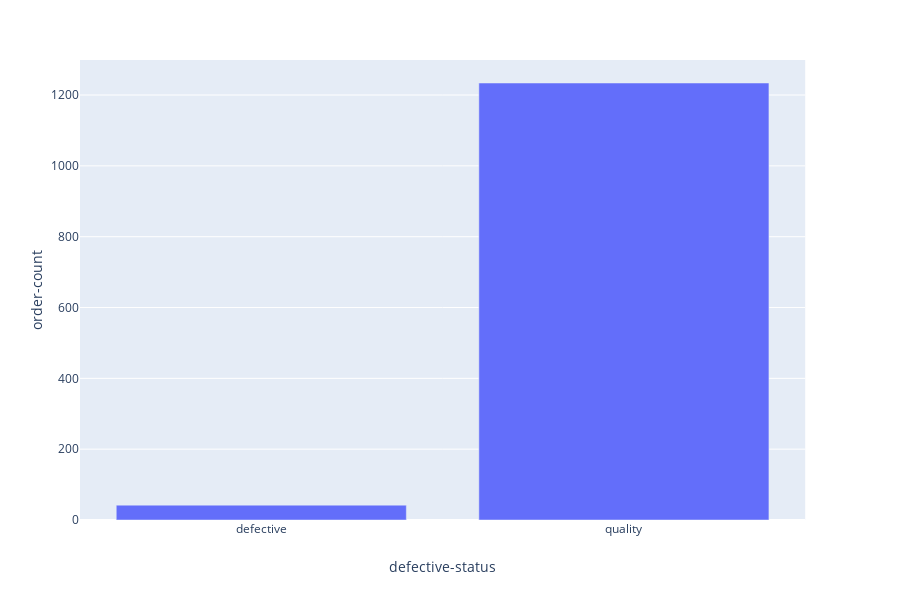

Notebook code for this chart:
### Markdown cell above
### Use plotly to visualize defective vs. quality

### Code cell
fig = px.bar(order_status_counts, x='defective-status', y='order-count')
fig.show()

### Figure 1 — Plotly figure (JSON) as saved in the notebook; plotly's stock layout.template omitted (floating-point values rounded to 4 significant figures)
{"data": [{"alignmentgroup": "True", "hoverlabel": {"namelength": 0}, "hovertemplate": "defective-status=%{x}<br>order-count=%{y}", "legendgroup": "", "marker": {"color": "#636efa"}, "name": "", "offsetgroup": "", "orientation": "v", "showlegend": false, "textposition": "auto", "type": "bar", "x": ["defective", "quality"], "xaxis": "x", "y": [42, 1234], "yaxis": "y"}], "layout": {"barmode": "relative", "height": 600, "legend": {"tracegroupgap": 0}, "margin": {"t": 60}, "xaxis": {"anchor": "y", "domain": [0, 0.98], "title": {"text": "defective-status"}}, "yaxis": {"anchor": "x", "domain": [0, 1], "title": {"text": "order-count"}}}}
